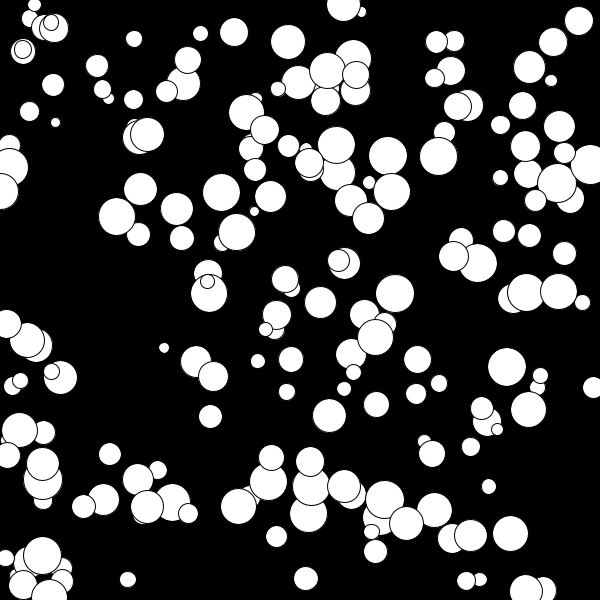
Frame 1 (no input)
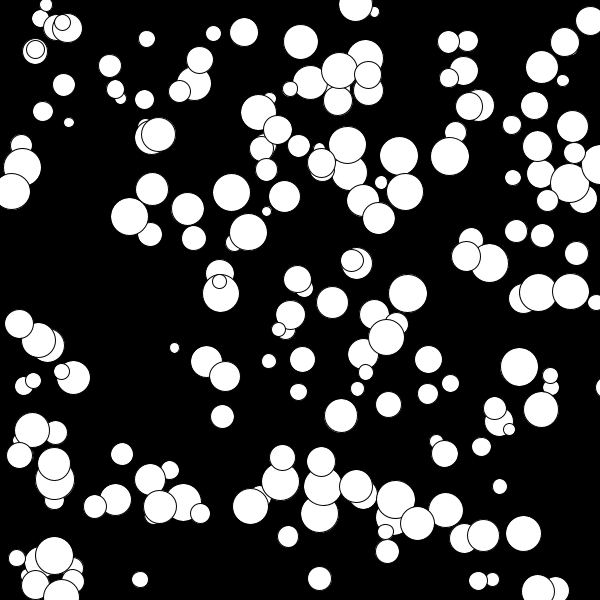
Frame 60 (the mouse pressed at the canvas centre just before this capture)
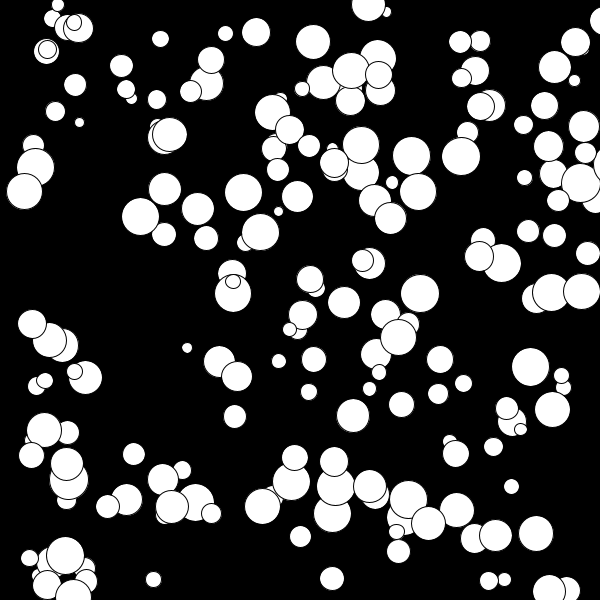
Frame 120 (the mouse held since frame 60 and released just before this capture)

The Processing sketch that drew these frames (run headless with seeded random() and noise(); from frame 60 on, the mouse is pressed at the canvas centre):

// Processing sketch: clase04_ejemplo_array01
// ── clase04_ejemplo_array01.pde
float[] x;
float[] y;
int N = 200;
float[] tamanno; 

void setup() {
  size(600, 600);
  x = new float[N];
  y = new float[N];
  tamanno = new float[N];

  for (int i = 0; i < N; i++) {
    x[i] = random(width);
    y[i] = random(height);
    tamanno[i] = random(10,40);
  }
}

void draw() {
  background(0);
  for (int i = 0; i < N; i++) {
    circle(x[i], y[i], tamanno[i]);
    x[i] += 0.1*random(4);
  }
  //circle(random(width),random(height),30);
}
